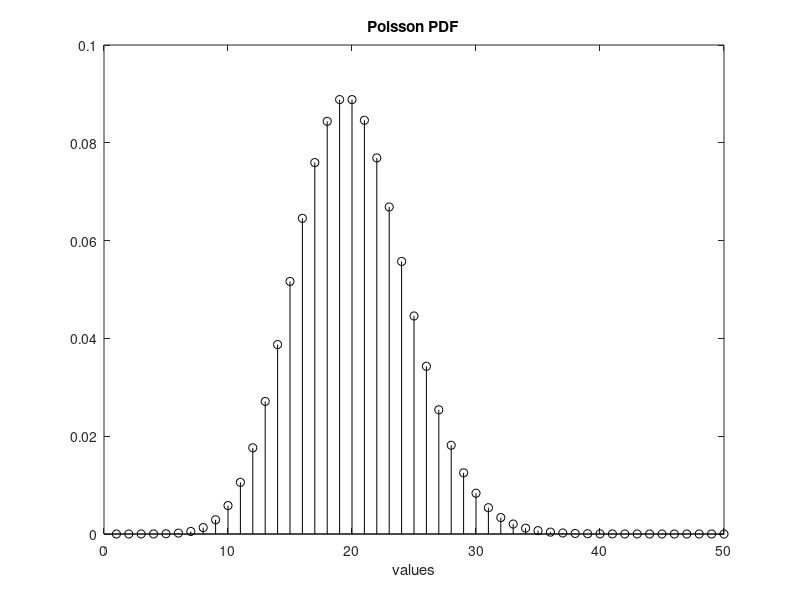

The MATLAB source for this figure:
% Poisson PDF
lambda=20;
N=50;
ypdf=zeros(1,N);

for nn=1:N,
ypdf(nn)=poisspdf(nn,lambda);
end;

stem(ypdf,'k'); %plots figure
axis([0 N 0 0.1]);
xlabel('values'); title('Poisson PDF');
